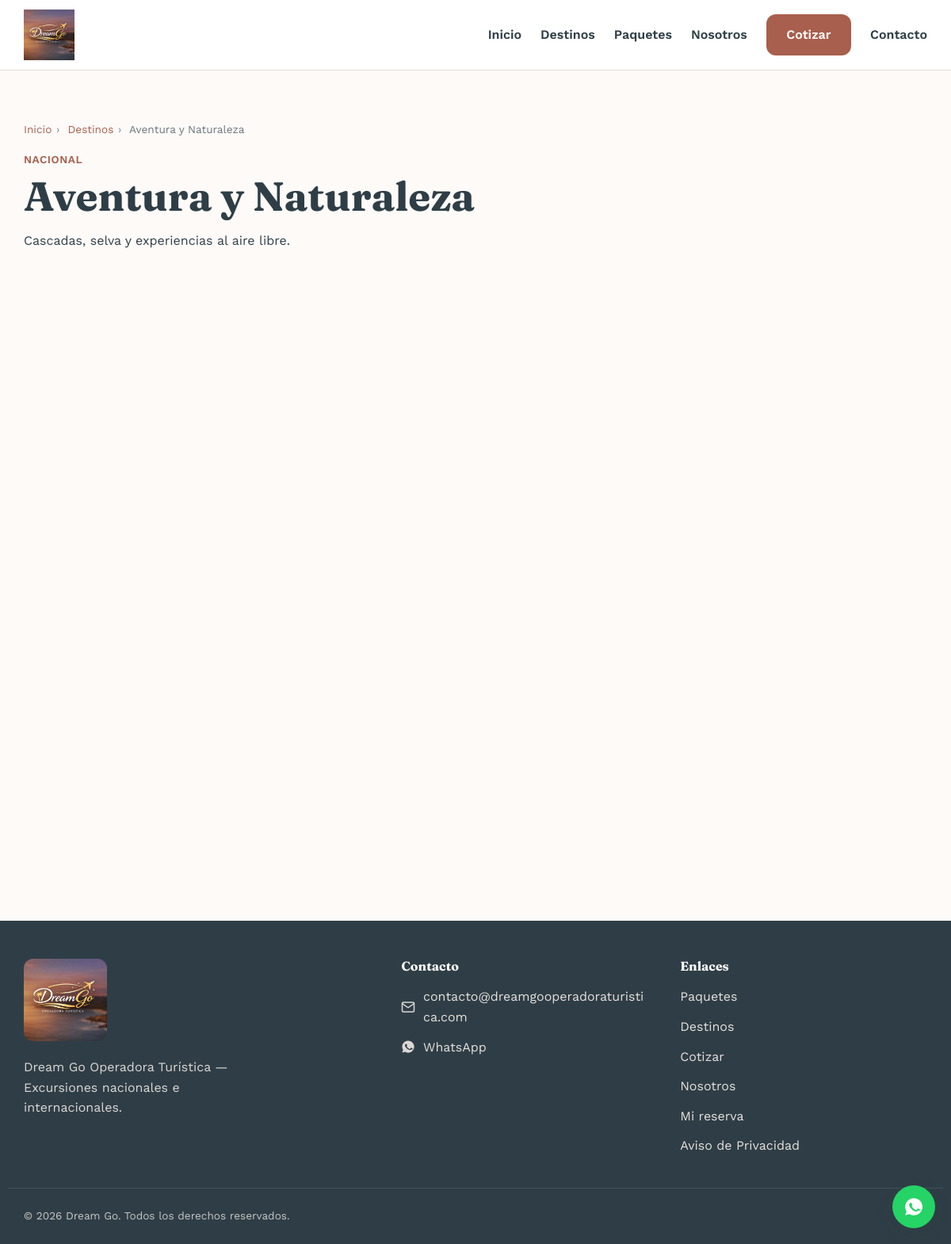
The app's page /destinos/aventura-y-naturaleza with its own data.
### tables this page shows
CREATE TABLE IF NOT EXISTS categorias (
  id INT UNSIGNED AUTO_INCREMENT PRIMARY KEY,
  nombre VARCHAR(100) NOT NULL,
  slug VARCHAR(120) NOT NULL UNIQUE,
  tipo ENUM('nacional','internacional') NOT NULL,
  descripcion TEXT NULL,
  imagen_portada VARCHAR(255) NULL,
  orden SMALLINT UNSIGNED NOT NULL DEFAULT 0,
  activo TINYINT(1) NOT NULL DEFAULT 1,
  creado_en DATETIME NOT NULL DEFAULT CURRENT_TIMESTAMP
);

### core/Controller.php (called while the page is built, shortened)
<?php
abstract class Controller
{
    protected function view(string $view, array $data = [], array $meta = [], string $layout = 'public'): void
    {
        $viewFile = BASE_PATH . '/app/Views/' . str_replace('.', '/', $view) . '.php';
        extract($data, EXTR_SKIP);
        require $viewFile;
    }
}

### app/Controllers/Public/DestinoController.php (called while the page is built, shortened)
<?php
class DestinoController extends Controller
{
    public function mostrar(string $slug): void
    {
        $categoria = Categoria::porSlug($slug);
        $paquetes = Paquete::publicadosConFiltros(['categoria' => $slug]);
        $this->view('public/destinos/mostrar', [
            'categoria' => $categoria,
            'paquetes' => $paquetes,
            'resumenes' => Resena::resumenPorPaquetes(array_column($paquetes, 'id')),
            'galerias' => ImagenPaquete::paraPadres(array_column($paquetes, 'id')),
            'imagenesDestino' => Categoria::imagenes((int) $categoria['id']),
            'articulos' => Articulo::publicadosDeCategoria((int) $categoria['id']),
        ], [
            'title' => $categoria['nombre'] . ' | Dream Go Operadora Turística',
            'description' => $categoria['descripcion'] ?? ('Paquetes y excursiones en ' . $categoria['nombre']),
        ]);
    }
}

### public/index.php (called while the page is built, shortened)
<?php
$router = new Router();
$request = new Request();
try {
    $router->dispatch($request);
} catch (NotFoundException $e) {
    http_response_code(404);
    (new App\Controllers\Public\ErrorController($request))->notFound();
} catch (ForbiddenException $e) {
    http_response_code(403);
    (new App\Controllers\Public\ErrorController($request))->forbidden($e->getMessage());
} catch (\Throwable $e) {
    error_log('[APP] ' . $e->getMessage() . ' en ' . $e->getFile() . ':' . $e->getLine());
    http_response_code(500);
    (new App\Controllers\Public\ErrorController($request))->serverError();
}

### core/Model.php (called while the page is built, shortened)
<?php
abstract class Model
{
    protected static string $table;
    protected static function db(): PDO
    {
        return Database::connection();
    }
    public static function where(array $conditions, string $orderBy = '', ?int $limit = null): array
    {
        [$clause, $params] = self::buildWhere($conditions);
        $sql = 'SELECT * FROM ' . static::$table;
        if ($clause !== '') {
            $sql .= ' WHERE ' . $clause;
        }
        if ($orderBy !== '') {
            $sql .= ' ORDER BY ' . $orderBy;
        }
        if ($limit !== null) {
            $sql .= ' LIMIT ' . (int) $limit;
        }
        $stmt = static::db()->prepare($sql);
        $stmt->execute($params);
        return $stmt->fetchAll();
    }
    public static function first(array $conditions): array|false
    {
        $rows = self::where($conditions, '', 1);
        return $rows[0] ?? false;
    }
    private static function buildWhere(array $conditions): array
    {
        $parts = [];
        $params = [];
        foreach ($conditions as $column => $value) {
            $paramKey = 'w_' . $column;
            $parts[] = "{$column} = :{$paramKey}";
            $params[$paramKey] = $value;
        }
        return [implode(' AND ', $parts), $params];
    }
}

### core/Database.php (called while the page is built, shortened)
<?php
final class Database
{
    private static ?PDO $instance = null;
    public static function connection(): PDO
    {
        if (self::$instance === null) {
            $config = require BASE_PATH . '/config/database.php';
            $dsn = sprintf(
                'mysql:host=%s;port=%s;dbname=%s;charset=utf8mb4',
                $config['host'],
                $config['port'],
                $config['database']
            );
            try {
                self::$instance = new PDO($dsn, $config['username'], $config['password'], [
                    PDO::ATTR_ERRMODE => PDO::ERRMODE_EXCEPTION,
                    PDO::ATTR_DEFAULT_FETCH_MODE => PDO::FETCH_ASSOC,
                    PDO::ATTR_EMULATE_PREPARES => false,
                ]);
            } catch (PDOException $e) {
                error_log('[DB] Error de conexion: ' . $e->getMessage());
                throw $e;
            }
        }
        return self::$instance;
    }
}

### app/Models/Categoria.php (called while the page is built, shortened)
<?php
class Categoria extends Model
{
    public static function porSlug(string $slug): array|false
    {
        return self::first(['slug' => $slug]);
    }
}

### core/Request.php (called while the page is built, shortened)
<?php
final class Request
{
    private array $server;
    public function __construct()
    {
        $this->server = $_SERVER;
    }
    public function uri(): string
    {
        $uri = $this->server['REQUEST_URI'] ?? '/';
        $path = parse_url($uri, PHP_URL_PATH) ?? '/';
        return $path === '' ? '/' : $path;
    }
}

### app/Views/public/destinos/mostrar.php (shortened to what this page needs)
<section class="seccion contenedor">
  <?php
  require __DIR__ . '/../../partials/_breadcrumbs.php';
  ?>
  <p class="etiqueta-categoria">
    <?= $categoria['tipo'] === 'internacional' ? 'Internacional' : 'Nacional' ?>
  </p>
  <h1><?= htmlspecialchars($categoria['nombre'], ENT_QUOTES, 'UTF-8') ?></h1>
  <p class="bloque-medio"><?= htmlspecialchars($categoria['descripcion'] ?? '', ENT_QUOTES, 'UTF-8') ?></p>
  <?php if (empty($paquetes)): ?>
    <?php
    $titulo = 'Próximamente';
    $texto = 'Aún no hay paquetes publicados en este destino. Vuelve pronto o pide una cotización a medida.';
    $cta = ['url' => '/cotizador', 'texto' => 'Solicitar cotización'];
    require __DIR__ . '/../../partials/_estado_vacio.php';
    ?>
  <?php else: ?>
    <div class="grid-tarjetas mt-2">
    </div>
  <?php endif; ?>
</section>

### core/Router.php (shortened to what this page needs)
<?php
final class Router
{
    private array $routes = [];
    private function add(string $method, string $pattern, array $handler, array $options): void
    {
        $tramos = preg_split('#(\{[a-zA-Z_]+\})#', $pattern, -1, PREG_SPLIT_DELIM_CAPTURE);
        $regex = '';
        foreach ($tramos as $i => $tramo) {
            $regex .= $i % 2 === 1 ? '([^/]+)' : preg_quote($tramo, '#');
        }
        $this->routes[] = [
            'method' => $method,
            'pattern' => $pattern,
            'regex' => '#^' . $regex . '$#',
            'handler' => $handler,
            'options' => $options,
        ];
    }
    public function dispatch(Request $request): void
    {
        $method = $request->method();
        $uri = $request->uri();
        foreach ($this->routes as $route) {
            if (preg_match($route['regex'], $uri, $matches)) {
                array_shift($matches);
                $this->callHandler($route['handler'], $matches, $request);
                return;
            }
        }
        throw new NotFoundException("Ruta no encontrada: {$method} {$uri}");
    }
    private function callHandler(array $handler, array $params, Request $request): void
    {
        [$controllerClass, $method] = $handler;
        $controller = new $controllerClass($request);
        $controller->$method(...$params);
    }
}

### public/assets/css/site.css (style rules this page uses)
:root { --color-primario: #d99e8e; --color-primario-oscuro: #a85f4d; --color-texto-oscuro: #2f3e46; --color-fondo: #fdfaf8; --color-fondo-alterno: #faf3ef; --color-borde: #e8d9d3; --color-blanco: #ffffff; --color-exito: #4f7a5c; --color-error: #b3453a; --fuente-titulos: 'Fraunces', Georgia, 'Times New Roman', serif; --fuente-texto: 'Work Sans', -apple-system, BlinkMacSystemFont, 'Segoe UI', sans-serif; --radio: 12px; --sombra: 0 8px 24px rgba(47, 62, 70, 0.08); --transicion: 0.25s ease; --contenedor-max: 1180px; --espacio-seccion: 4rem; }
*, *::before, *::after { box-sizing: border-box; }
html { -webkit-text-size-adjust: 100%; scroll-behavior: smooth; }
body { margin: 0; font-family: var(--fuente-texto); color: var(--color-texto-oscuro); background: var(--color-fondo); line-height: 1.6; -webkit-font-smoothing: antialiased; }
h1, h2, h3, h4 { font-family: var(--fuente-titulos); line-height: 1.2; margin: 0 0 0.75rem; color: var(--color-texto-oscuro); }
h1 { font-size: clamp(1.9rem, 5vw, 3.2rem); }
p { margin: 0 0 1rem; }
.contenedor { width: 100%; max-width: var(--contenedor-max); margin-inline: auto; padding-inline: 1.25rem; }
.seccion { padding-block: var(--espacio-seccion); }
.grid-tarjetas { display: grid; gap: 1.5rem; grid-template-columns: 1fr; }
@media (min-width: 768px) { .grid-tarjetas { grid-template-columns: repeat(2, 1fr); } }
@media (min-width: 1024px) { .grid-tarjetas { grid-template-columns: repeat(3, 1fr); } }
.bloque-medio { max-width: 640px; }
.mt-2 { margin-top: 2rem; }
.etiqueta-categoria { color: var(--color-primario-oscuro); font-weight: 600; font-size: 0.85rem; text-transform: uppercase; letter-spacing: 0.04em; margin-bottom: 0.3rem; }

### records on screen
categorias: nombre "Aventura y Naturaleza", descripcion "Cascadas, selva y experiencias al aire libre."

### other values on screen
$miga['texto'] "Inicio"
$miga['texto'] "Destinos"
$miga['texto'] "Aventura y Naturaleza"
